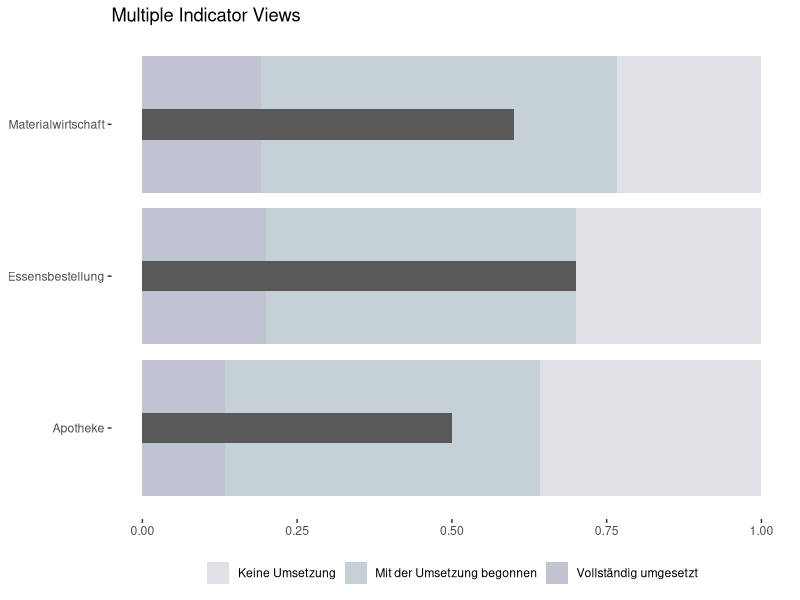

Reproduce this figure in R.
library(dplyr)
library(ggplot2)

lvls <- c("Keine Umsetzung", "Mit der Umsetzung begonnen", "Vollständig umgesetzt")
df1 <- data.frame(status = sample(x = lvls, size = 360, replace = T, prob = c(.3,.5,.2)),
                 funktion = rep(c('Materialwirtschaft', 'Apotheke', 'Essensbestellung'), 3))
df2 <- data.frame(funktion = c('Apotheke', 'Materialwirtschaft', 'Essensbestellung'), y = c(.5,.6,.7))

wcs_colors <- c('#dfe1e7', '#c5d1d7', '#c0c3d0', "#a0a5b8", '#88a1ad')
p <- ggplot(df1, mapping = aes(x = funktion, fill = factor(status))) + 
    geom_bar(position = "fill") +
    geom_bar(data = df2, mapping = aes(x = funktion, y = y, fill = NULL), stat = "identity", width = .2) +
    theme(axis.title  = element_blank()) +
    scale_fill_manual(values = wcs_colors) +
    theme(legend.title = element_blank()) + coord_flip() +
    theme(panel.background = element_blank()) +
    ggtitle("Multiple Indicator Views") +
    theme(legend.position = "bottom") +
    theme(text = element_text(family = ""))

# ggsave("multiple-indicator-views.tiff", height = 4, width = 10)
